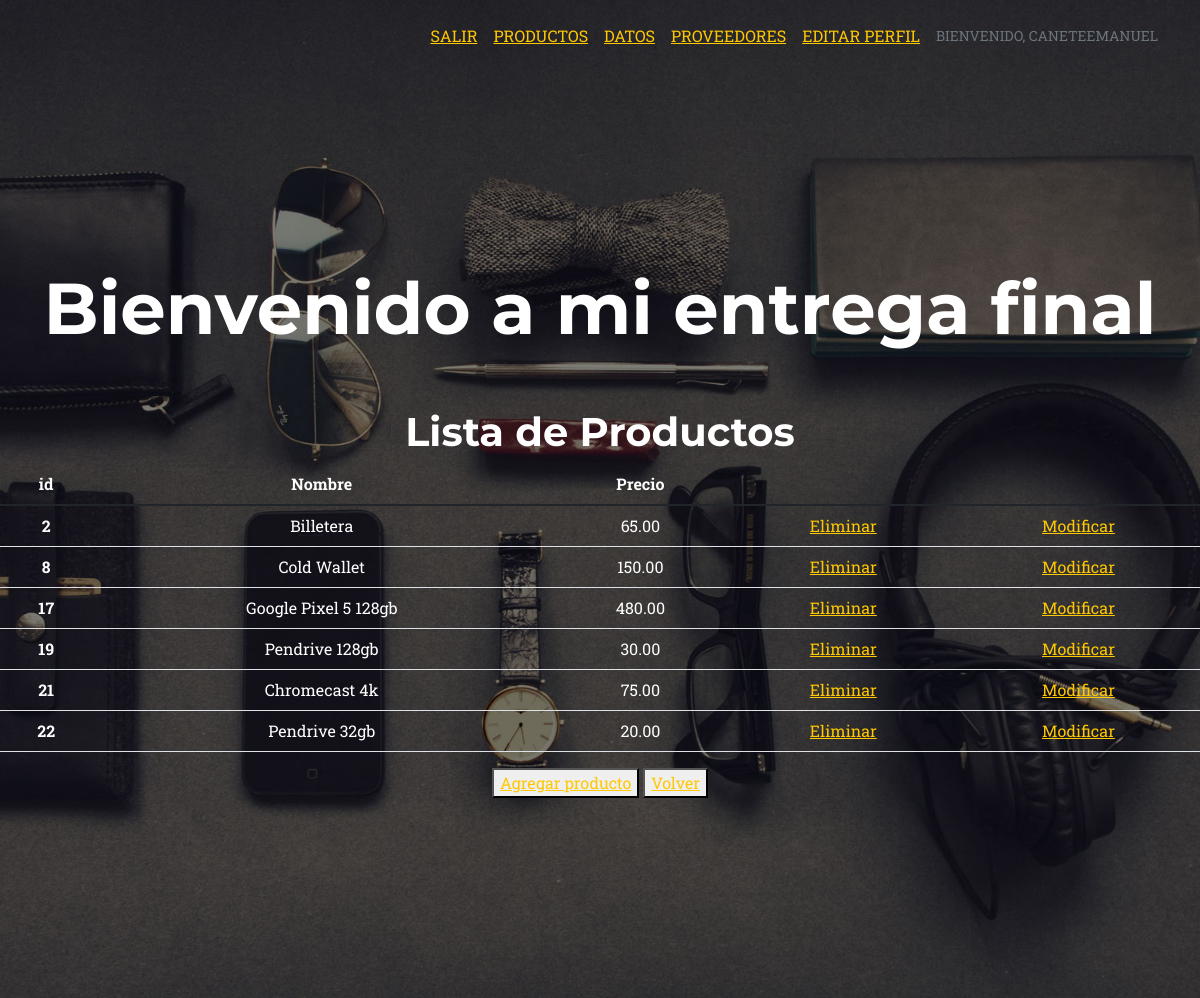
The app's page /app_negocio/productos (signed in) with its own data.
### app_negocio/models.py (models this page shows, shortened)
class Productos(models.Model):
    nombre = models.CharField(max_length=40)
    precio = models.DecimalField(max_digits=8, decimal_places=2)

### app_negocio/views.py (the view)
# urls.py: path("productos" , views.productos, name="productos"),
@login_required
def productos(request):
    producto = Productos.objects.all()
    return render( request , "productos.html", {"producto": producto} )

### app_negocio/template/productos.html
{% extends "padre.html" %}
{%  load static %}
{% block contenido %}
<h1 style="color:white" text-align="center">Lista de Productos</h1>
    <table class="table">
        <thead>
          <tr>
            <th scope="col" style="color: white">id</th>
            <th scope="col" style="color: white">Nombre</th>
            <th scope="col" style="color: white">Precio</th>
          </tr>
        </thead>
        <tbody>
            {% for n in producto %}
            <tr>
                <th scope="row" style="color: white">{{n.id}}</th>
                <td style="color: white">{{n.nombre}}</td>
                <td style="color: white">{{n.precio}}</td>
                <td><a href="{% url 'elimina_producto' n.id %}">Eliminar</a></td>
                <td><a href="{% url 'modificar_producto' n.id %}">Modificar</a></td>
            </tr>
            {% endfor %}
        </tbody>
      </table>
      <button>
        <a href="alta_productos">Agregar producto</a>
      </button>
    <button>
      <a href="{% url 'inicio' %}">Volver</a>
    </button>
{% endblock %}

### app_negocio/template/padre.html (shortened to what this page needs)
<!DOCTYPE html>
<html lang="en">
    <head>
        {% load static %}
        <link href="{% static 'app_negocio/css/styles.css' %}" rel="stylesheet" />
    </head>
    <body id="page-top">
        <nav class="navbar navbar-expand-lg navbar-dark fixed-top" id="mainNav">
            <div class="container">
                <div class="collapse navbar-collapse" id="navbarResponsive">
                    <ul class="navbar-nav text-uppercase ms-auto py-4 py-lg-0">
                        {%if request.user.is_authenticated %}
                        <li class="nav-item"><a class="" href="{% url 'Logout' %}">Salir</a></li>
                        {% endif %}
                        {%if request.user.is_authenticated %}
                        <li class="nav-item"><a class="" href="{% url 'productos' %}">Productos</a></li>
                        {% endif %}
                        {%if request.user.is_authenticated %}
                        <li class="nav-item"><a class="" href="{% url 'datos' %}">Datos</a></li>
                        {% endif %}
                        {%if request.user.is_authenticated %}
                        <li class="nav-item"><a class="" href="{% url 'proveedores' %}">Proveedores</a></li>
                        {% endif %}
                        {%if request.user.is_authenticated %}
                        <li class="nav-item"><a class="" href="{% url 'editar_perfil' %}">Editar Perfil</a></li>
                        {% endif %}
                        {%if request.user.is_authenticated %}
                        <p class="text-muted small mb-4">Bienvenido, {{user.username}}</p>
                        {% endif %}
                    </ul>
                </div>
            </div>
        </nav>
        <header class="masthead">
            <div class="container">
                <div class="masthead-heading">Bienvenido a mi entrega final</div>
           </div>
        {% block contenido %}
        {% endblock %}
        </header>
    </body>
</html>

### records on screen
Productos: id "2", nombre "Billetera", precio "65.00"
Productos: id "8", nombre "Cold Wallet", precio "150.00"
Productos: id "17", nombre "Google Pixel 5 128gb", precio "480.00"
Productos: id "19", nombre "Pendrive 128gb", precio "30.00"
Productos: id "21", nombre "Chromecast 4k", precio "75.00"
Productos: id "22", nombre "Pendrive 32gb", precio "20.00"

### other values on screen
{{ user.username }} "CANETEEMANUEL"
